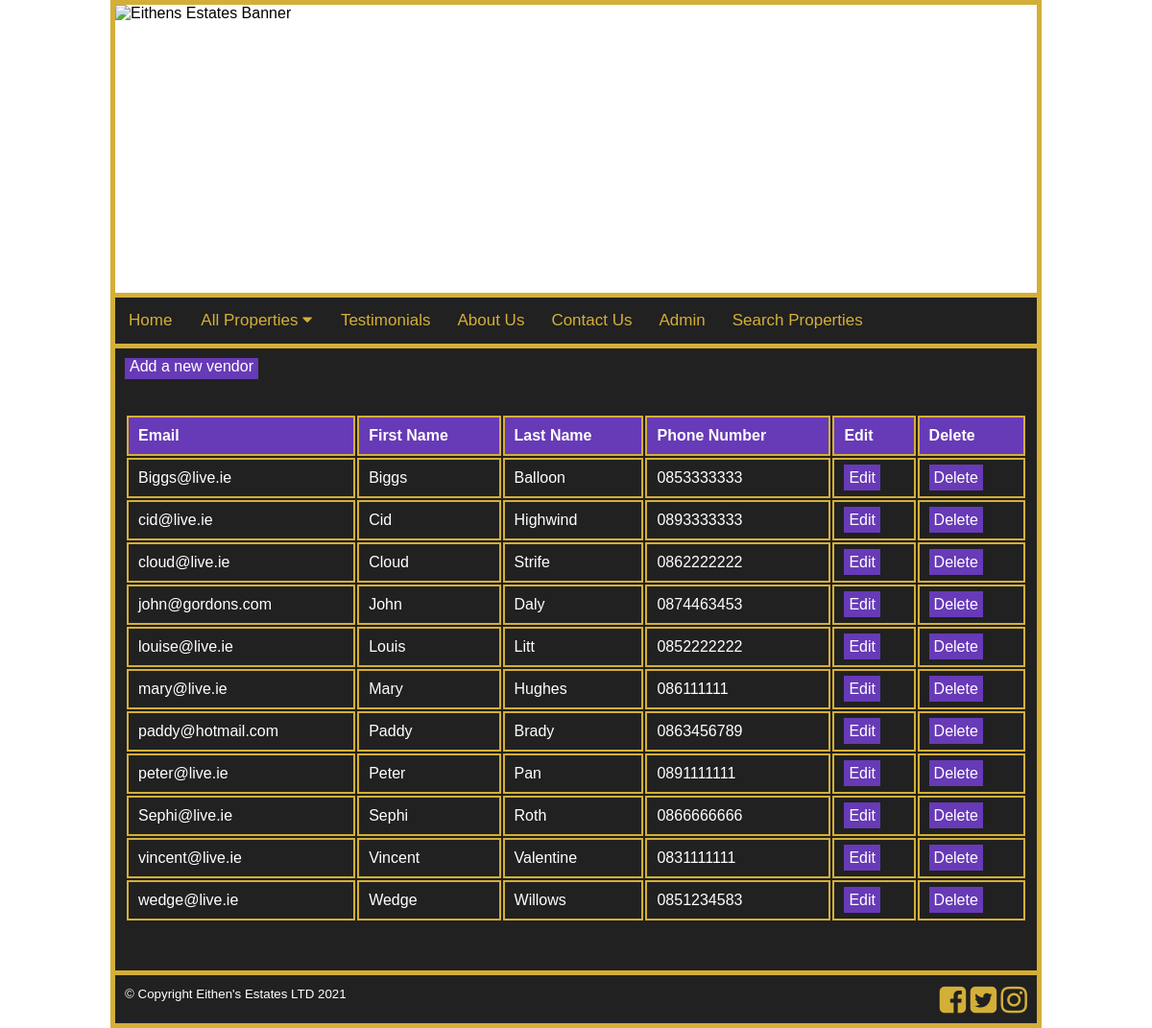
The app's page /managevendors.php with its own data.
### tables this page shows
CREATE TABLE `vendor` (
  `vendor_email` varchar(30) NOT NULL,
  `vendor_firstname` varchar(20) NOT NULL,
  `vendor_surname` varchar(20) NOT NULL,
  `vendor_phone` varchar(20) NOT NULL
);

### managevendors.php (the view, shortened to what this page needs)
<!DOCTYPE html>
<html lang="en">
<head>
<link rel="stylesheet" href="css/styles.css">
<link rel="stylesheet" href="https://cdnjs.cloudflare.com/ajax/libs/font-awesome/4.7.0/css/font-awesome.min.css">
</head>
<body>
<div id="container">
<div id="header">
<img src="images\banner3.png"
width = "100%" height="300" alt = "Eithens Estates Banner">
</div>
<div id="content">
<div id="displayproperties">
<a href="addvendor.php">Add a new vendor</a>
<?php
$server="localhost";
$dbuser="root";
$password="";
$link=mysqli_connect($server,$dbuser,$password);
mysqli_select_db($link, "eithensestates");
$sql="SELECT * from vendor";
$result=mysqli_query($link, $sql);
if(mysqli_num_rows($result)>0)
{
echo ("<table>");
}
else
{
echo ("There are no items in the databse");
}
echo "<tr>
<td><strong>Email</td>
<td><strong>First Name</td>
<td><strong>Last Name</td>
<td><strong>Phone Number</td>
<td><strong>Edit</td>
<td><strong>Delete</td>
</tr>";
while($row=mysqli_fetch_array($result)) {
$vendor_email=$row['vendor_email'];
$vendor_firstname=$row["vendor_firstname"];
$vendor_surname=$row["vendor_surname"];
$vendor_phone=$row["vendor_phone"];
echo "<tr>
<td>$vendor_email</td>
<td>$vendor_firstname</td>
<td>$vendor_surname</td>
<td>$vendor_phone</td>
<td><a href='editvendor.php?vendor_email=$vendor_email'>Edit</a></td>
<td><a href='confirmdeletevendor.php?vendor_email=$vendor_email'>Delete</a></td>
</tr>";
}
echo "</table>";
?>
</div>
</div>
</div>
</body>
</html>

### css/styles.css (style rules this page uses)
body { background-color: white; margin: 0; font-family:Arial; }
#container { margin: auto; width: 80%; background-color: grey; border: 5px solid #D4AF37; }
#header { background-color: #ffffff; height: 300px; clear: bottom; }
#content { background-color: #212121; padding: 10px; min-height: 300px; clear: top; vertical-align: top; }
#content a { background-color: #673AB7; color: white; text-decoration:none; padding:5px; }
#footer { color: red; background-color: #212121; height: 30px; color: white; border-top: 5px solid #D4AF37; border-right: 0px solid #D4AF37; border-left: 0px solid #D4AF37; border-bottom: 0px solid #D4AF37; padding: 10px; }
#displayproperties { overflow: hidden; }
table td { padding: 10px; border: 2px solid #D4AF37; }
table { width: 100%; margin-top: 40px; margin-bottom: 40px; }
table tr:nth-child(1) { background-color: #673AB7; height: 40px; }
table tr { background-color:#212121; color: white; }
#socialmedia a { background-color: #212121; text-decoration: none; }
#socialmedia { float: right; width: auto; }
.topnav { overflow: hidden; background-color: #212121; border-top: 5px solid #D4AF37; border-bottom: 5px solid #D4AF37; }
.topnav a { float: left; display: block; color: #D4AF37; background-color: #212121; text-align: center; padding-top: 14px; padding-right: 14px; padding-left: 14px; padding-bottom: 10px; text-decoration: none; font-size: 17px; }
.active { background-color: #212121; color: white; }
.dropdown { float: left; overflow: hidden; }
.dropdown .dropbtn { font-size: 17px; border: none; outline: none; color: #D4AF37; padding: 14px 16px; background-color: #212121; font-family: inherit; margin: 0; }

### records on screen
vendor: vendor_email "Biggs@live.ie", vendor_firstname "Biggs", vendor_surname "Balloon", vendor_phone "0853333333"
vendor: vendor_email "cid@live.ie", vendor_firstname "Cid", vendor_surname "Highwind", vendor_phone "0893333333"
vendor: vendor_email "cloud@live.ie", vendor_firstname "Cloud", vendor_surname "Strife", vendor_phone "0862222222"
vendor: vendor_email "john@gordons.com", vendor_firstname "John", vendor_surname "Daly", vendor_phone "0874463453"
vendor: vendor_email "louise@live.ie", vendor_firstname "Louis", vendor_surname "Litt", vendor_phone "0852222222"
vendor: vendor_email "mary@live.ie", vendor_firstname "Mary", vendor_surname "Hughes", vendor_phone "086111111"
vendor: vendor_email "paddy@hotmail.com", vendor_firstname "Paddy", vendor_surname "Brady", vendor_phone "0863456789"
vendor: vendor_email "peter@live.ie", vendor_firstname "Peter", vendor_surname "Pan", vendor_phone "0891111111"
vendor: vendor_email "Sephi@live.ie", vendor_firstname "Sephi", vendor_surname "Roth", vendor_phone "0866666666"
vendor: vendor_email "vincent@live.ie", vendor_firstname "Vincent", vendor_surname "Valentine", vendor_phone "0831111111"
vendor: vendor_email "wedge@live.ie", vendor_firstname "Wedge", vendor_surname "Willows", vendor_phone "0851234583"
